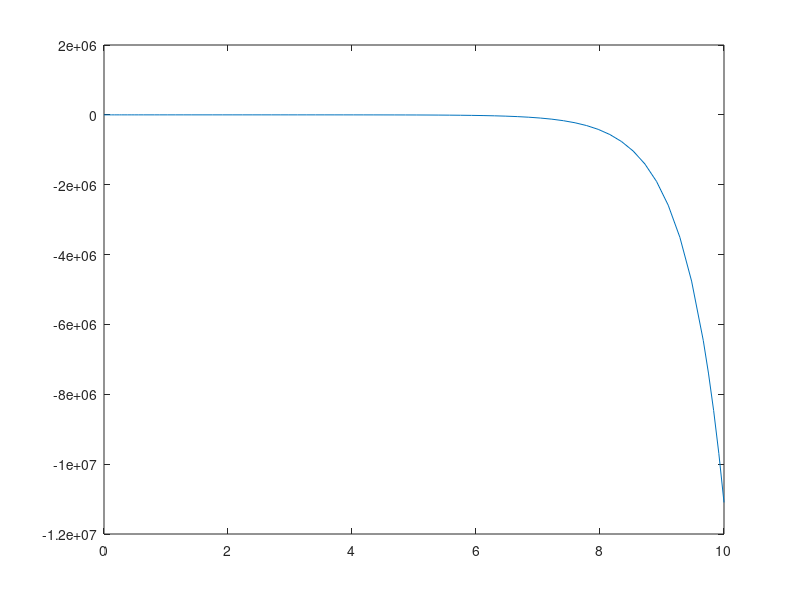

Write the MATLAB code that produced this figure.
function masslauncher_project

% test
findlaunchvel(1,1,1,1)

end

function launchvel = findlaunchvel(m1,m2,k1,k2)

g = 9.8;
l1 = 1;
l2 = 1;
h1 = 1;
h2 = 1;

init_w=[0;sqrt(-2*g*(l1+l2+h1+h2-38));0;sqrt(-2*g*(l1+l2+h1+h2-38))]; %initial conditions; expression for v1 and v2 generated with 'Big 5' eqns

tspan=[0,10];
options = odeset('Event',@(t,w) launchevent(t,w));
[times,sol]=ode45(@(t,w) diffeq(t,w,m1,m2,k1,k2,g),tspan,init_w,options);


plot(times,sol(:,3)); %Velocity of the topmost mass

end

function dwdt = diffeq(t,w,m1,m2,k1,k2,g)

x1 = w(1);
v1 = w(2);
x2 = w(3);
v2 = w(4);

dv1dt=(-m1*g-k2*(x2-x1)+k1*x1)/m1;
dv2dt=(-m2*g+k2*(x2-x1))/m2;
dx1dt=v1;
dx2dt=v2;
dwdt=[dx1dt;dv1dt;dx2dt;dv2dt]; %sets up the two differential equations

end

function [e_val, stop_val, e_dir] = launchevent(t,w)
e_val = w(3);
e_dir = 1;
stop_val = 1;
end %sets up the option to stop 
